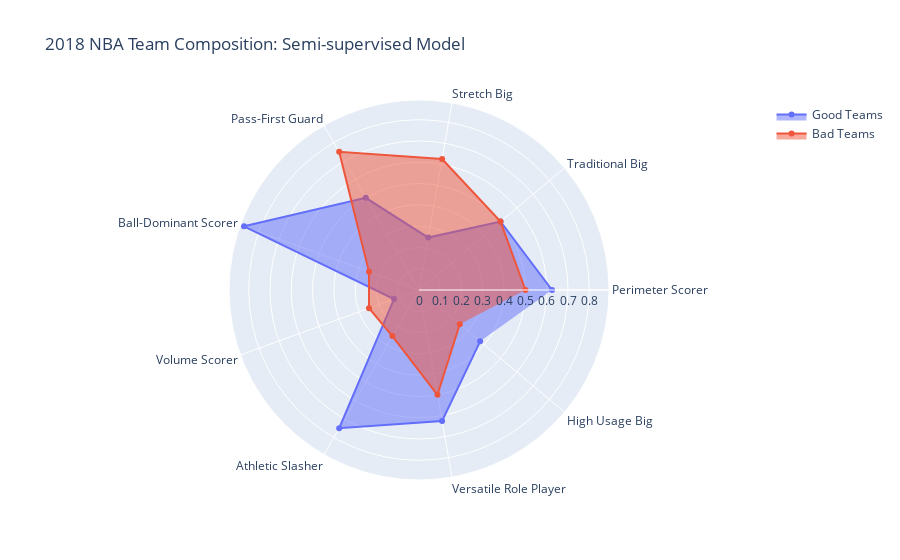

Notebook cell for this chart:
### Code cell
plot_radar(df_2018, classes, 2018)

### Figure 1 — Plotly figure (JSON) as saved in the notebook; plotly's stock layout.template omitted (floating-point values rounded to 4 significant figures)
{"data": [{"fill": "toself", "name": "Good Teams", "r": [0.625, 0.5, 0.25, 0.5, 0.875, 0.125, 0.75, 0.625, 0.375], "theta": ["Perimeter Scorer", "Traditional Big", "Stretch Big", "Pass-First Guard", "Ball-Dominant Scorer", "Volume Scorer", "Athletic Slasher", "Versatile Role Player", "High Usage Big"], "type": "scatterpolar"}, {"fill": "toself", "name": "Bad Teams", "r": [0.5, 0.5, 0.625, 0.75, 0.25, 0.25, 0.25, 0.5, 0.25, 0.25], "theta": ["Perimeter Scorer", "Traditional Big", "Stretch Big", "Pass-First Guard", "Ball-Dominant Scorer", "Volume Scorer", "Athletic Slasher", "Versatile Role Player", "High Usage Big"], "type": "scatterpolar"}], "layout": {"polar": {"radialaxis": {"visible": true}}, "showlegend": true, "title": {"text": "2018 NBA Team Composition: Semi-supervised Model"}}}
